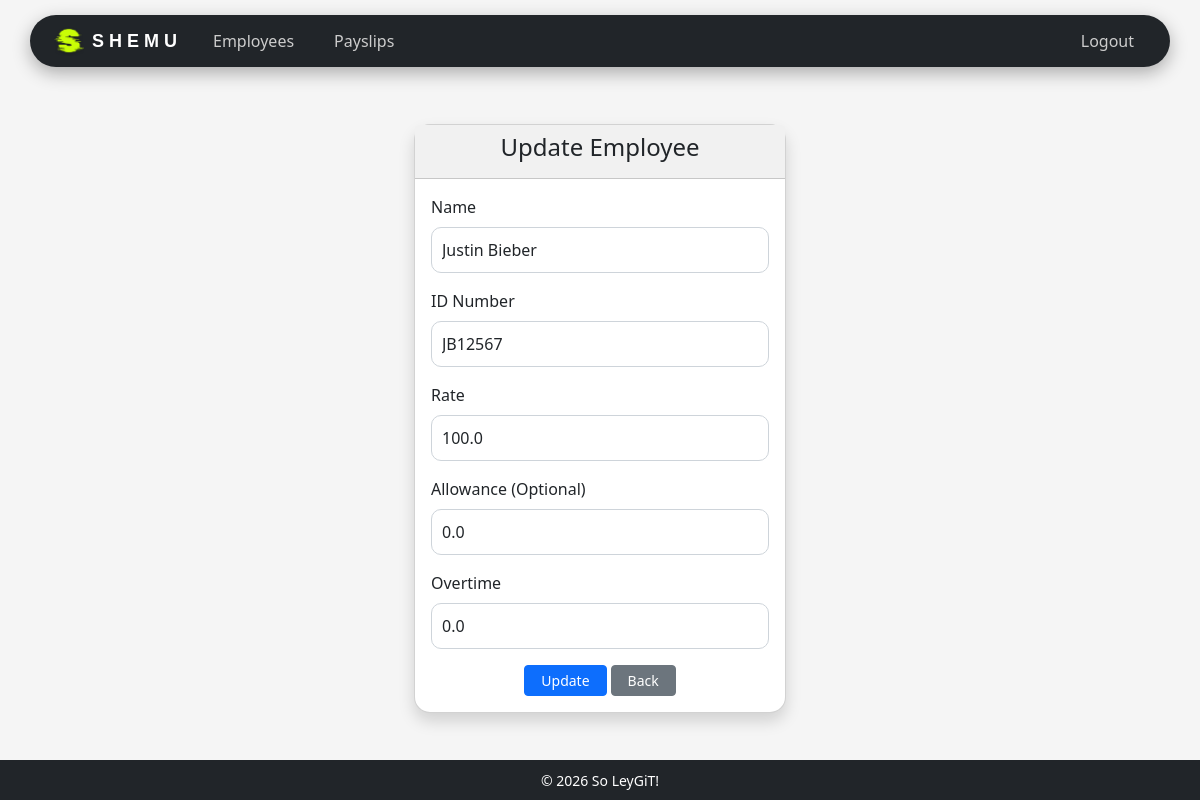
The page /employees/update/JB12567/ (signed in) on the database its author committed.
### payroll_app/models.py (models this page shows, shortened)
class Employee(models.Model):
    user = models.OneToOneField(User, on_delete=models.CASCADE, null=True, blank=True)
    name = models.CharField(max_length=200)
    id_number = models.CharField(max_length=200, primary_key=True) # use <str:pk> when linking here
    rate = models.FloatField()
    overtime_pay = models.FloatField(null=True, blank=True, default=0)
    allowance = models.FloatField(null=True, blank=True, default=0)

### payroll_app/views.py (the view, shortened to what this page needs)
# urls.py: path('employees/update/<str:pk>/', views.update_employee, name='update_employee'),
@login_required
def update_employee(request, pk):
    if not request.user.is_staff:
        return redirect('payslips')
    employee = get_object_or_404(Employee, pk=pk)
    return render(request, 'payroll_app/update_employee.html', {'employee': employee})

### payroll_app/templates/payroll_app/update_employee.html (shortened to what this page needs)
{% extends 'payroll_app/base.html' %}
{% load static %}
{% block content %}
<div class="d-flex justify-content-center align-items-center" style="margin-top: 10px;">
    <div class="col-md-4">
        <div class="card shadow rounded-4">
            <div class="card-header text-dark text-center" style="background-color: #f1f1f1;">
                <h4>Update Employee</h4>
            </div>
            <div class="card-body">
                <form method="POST">
                    <div class="mb-3">
                        <label class="form-label">Name</label>
                        <input type="text" name="name" value="{{ employee.name }}" class="form-control" required>
                    </div>
                    <div class="mb-3">
                        <label class="form-label">ID Number</label>
                        <input type="text" value="{{ employee.id_number }}" class="form-control" readonly>
                    </div>
                    <div class="mb-3">
                        <label class="form-label">Rate</label>
                        <input type="number" step="0.01" min="1" name="rate" value="{{ employee.rate }}" class="form-control" required>
                    </div>
                    <div class="mb-3">
                        <label class="form-label">Allowance (Optional)</label>
                        <input type="number" step="0.01" min="0" name="allowance" value="{{ employee.allowance }}" class="form-control">
                    </div>
                    <div class="mb-3">
                        <label class="form-label">Overtime</label>
                        <input type="number" step="0.01" min="0" name="overtime_pay" value="{{ employee.overtime_pay }}" class="form-control">
                    </div>
                    <div class="d-flex justify-content-center gap-1 mt-3">
                        <button type="submit" class="btn btn-primary btn-sm px-3">
                            Update
                        </button>
                        <a href="{% url 'employee_list' %}" class="btn btn-secondary btn-sm px-3">
                            Back
                        </a>
                    </div>
                </form>
            </div>
        </div>
    </div>
</div>
{% endblock %}

### rows shown on the page
Employee: name "Justin Bieber", id_number "JB12567", rate "100.0", allowance "0.0", overtime_pay "0.0"
